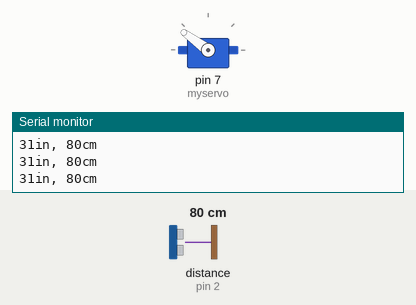
This sketch was run on a simulated Arduino Uno, built with avr-gcc and run on an emulated ATmega328P. Shown: servo, the last lines printed to the serial monitor. Wiring (inferred from the names in the program): ultrasonic range finder: trigger pin 3; echo pin 2. The inputs (shaded band) are chosen by the test bench; at power-on: distance to the obstacle (sensor on pin 2) 80 cm. The echo pulse lasts 58.3 µs per cm.

Above: at 1.2 s.
1.3 s: distance to the obstacle (sensor on pin 2) set to 35 cm
At 1.68 s:
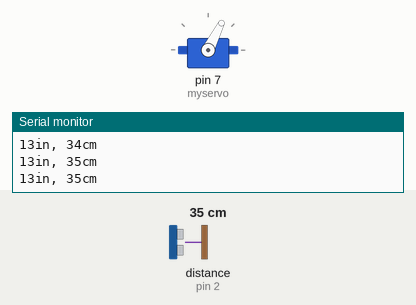
4.3 s: distance to the obstacle (sensor on pin 2) set to 2 cm
6.1 s: distance to the obstacle (sensor on pin 2) set to 18 cm
At 7.4 s:
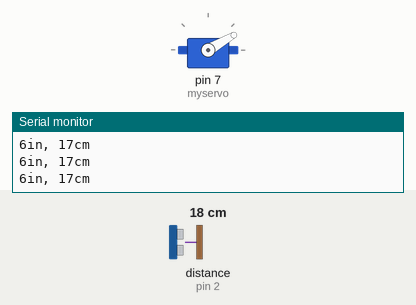
7.7 s: distance to the obstacle (sensor on pin 2) set to 60 cm
At 9.0 s:
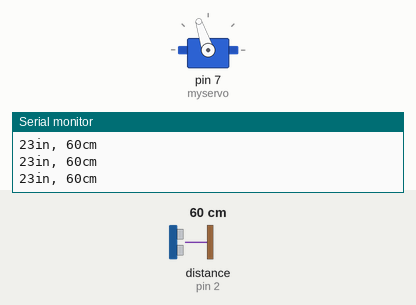
Timing chart, 0 to 10.3 s (numbered marks = the images above; inputs shaded):
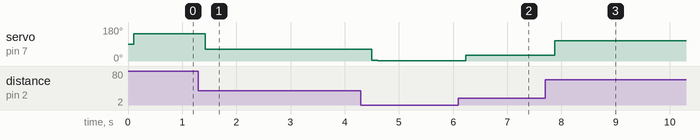

The sketch:

ultrasonic_distance_indicator.ino
```cpp
#include <Servo.h>


Servo myservo;  // create servo object to control a servo

const int pingPin = 3; // Trigger Pin of Ultrasonic Sensor
const int echoPin = 2; // Echo Pin of Ultrasonic Sensor
int val;

void setup() {
   myservo.attach(7);
   Serial.begin(9600); // Starting Serial Terminal
}

void loop() {
   long duration, inches, cm;
   pinMode(pingPin, OUTPUT);
   digitalWrite(pingPin, LOW);
   delayMicroseconds(2);
   digitalWrite(pingPin, HIGH);
   delayMicroseconds(10);
   digitalWrite(pingPin, LOW);
   pinMode(echoPin, INPUT);
   duration = pulseIn(echoPin, HIGH);
   inches = microsecondsToInches(duration);
   cm = microsecondsToCentimeters(duration);
   Serial.print(inches);
   Serial.print("in, ");
   Serial.print(cm);
   Serial.print("cm");
   Serial.println();
   delay(100);
  //val = map(cm, 0, 60, 0, 180);     // scale it for use with the servo (value between 0 and 180)
  if(cm < 100){
    val = (cm * 180)/100;
  }

  myservo.write(val);                  // sets the servo position according to the scaled value
  delay(15);
}

long microsecondsToInches(long microseconds) {
   return microseconds / 74 / 2;
}

long microsecondsToCentimeters(long microseconds) {
   return microseconds / 29 / 2;
}
```

Measured:
- after the input at 1.3 s, servo on pin 7 (myservo): alternates 63° for 0.24 s and 61° for 0.12 s, starting after 0.13 s
- after the input at 6.1 s, servo on pin 7 (myservo): 1° → 30° after 0.14 s
- after the input at 7.7 s, servo on pin 7 (myservo): 30° → 108° after 0.18 s
